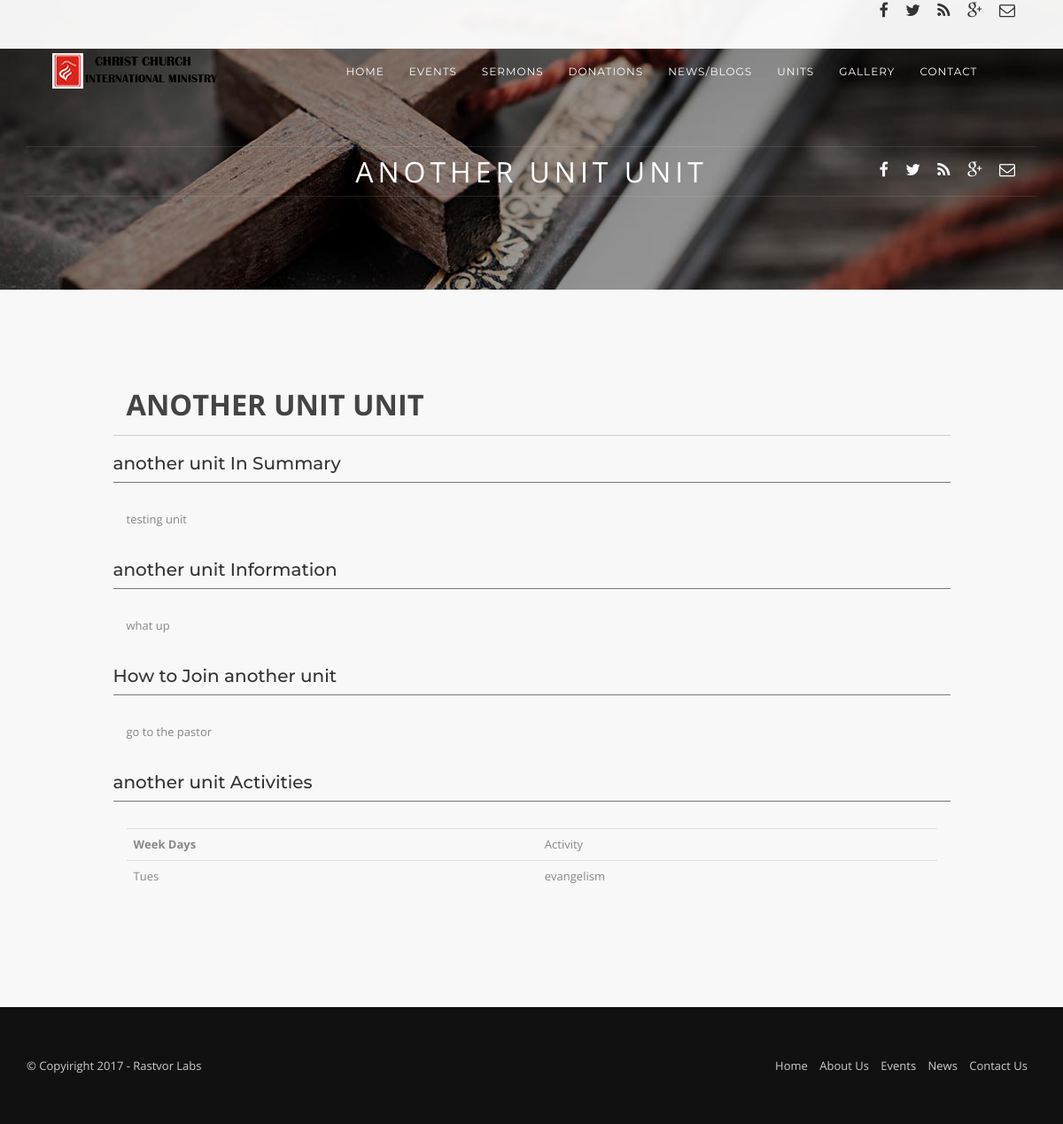
/st/v/unit/3, run on the app's committed database.
### tables this page shows
CREATE TABLE `unit` (
  `ID` int(11) NOT NULL AUTO_INCREMENT,
  `unit_name` varchar(150) NOT NULL,
  `brief_description` varchar(300) NOT NULL,
  `full_description` text NOT NULL,
  `joining_instruction` text NOT NULL,
  `status` tinyint(1) NOT NULL DEFAULT 1,
  PRIMARY KEY (`ID`),
  UNIQUE KEY `unit_name` (`unit_name`)
);

CREATE TABLE `unit_activity` (
  `ID` int(11) NOT NULL AUTO_INCREMENT,
  `activity` varchar(200) NOT NULL,
  `week_day` varchar(50) NOT NULL,
  `unit` int(11) NOT NULL,
  `status` tinyint(1) NOT NULL DEFAULT 1,
  PRIMARY KEY (`ID`)
);

### application/controllers/St.php (called while the page is built, shortened)
<?php
class St extends CI_Controller {
	public function __construct($value='')
	{
		$this->load->helper('url');
		$this->load->helper('string');
		$this->load->database();
		$this->load->library('session');
	}
	public function v($page='index',$param=false)
	{
		$data = array();
		$method = $page.'Data';
		if (method_exists($this, $method)) {
			if ($param) {
				$data=$this->$method($param);
			} else {
				$data=$this->$method();
			}
		}
		$this->load->view('static/'.$page,$data);
	}
	private function unitData($id)
	{
		$query ="select * from unit where id=? and status=1 order by unit_name ";
		$result = $this->db->query($query,array($id));
		$result = $result->result_array();
		$return['unit']= $result[0];
		$query = "select * from unit_activity where unit=? and status=1";
		$result= $this->db->query($query,array($id));
		$result=$result->result_array();
		$return['activities']=$result;
		return $return;
	}
}

### index.php (called while the page is built, shortened)
<?php
require_once BASEPATH.'core/CodeIgniter.php';

### application/views/static/unit.php (the view, shortened to what this page needs)
 <?php include "includes/header_home.php" ?>
        <section id="subheader" data-speed="2" data-type="background">
            <div class="container">
                <div class="row">
                    <div class="col-md-12">
                        <h1><?php echo $unit['unit_name'] ?> Unit</h1>
                    </div>
                </div>
            </div>
        </section>
        <div id="content">
            <div class="container">
                <div class="row">
                    <div class="col-md-10 col-md-offset-1">
                  <div class="article-title"><?php echo $unit['unit_name'] ?> Unit</div>
                  <h3><?php echo $unit['unit_name'] ?> In Summary</h3>
                 <div>
                     <?php echo $unit['brief_description'] ?>
                 </div>
                 <h3><?php echo $unit['unit_name'] ?> Information</h3>
                 <div>
                     <?php echo $unit['full_description'] ?>
                 </div>
                  <h3>How to Join <?php echo $unit['unit_name'] ?></h3>
                  <div>
                      <?php echo $unit['joining_instruction'] ?>
                  </div>
                  <h3><?php echo $unit['unit_name'] ?> Activities</h3>
                       <div>
                           <table class="table">
                           <tr>
                               <th>Week Days</th>
                               <td>Activity</td>
                           </tr>
                           <?php if ($activities): ?>
                               <?php foreach ($activities as $activity): ?>
                                   <tr>
                                       <td><?php echo $activity['week_day'] ?></td>
                                       <td><?php echo $activity['activity'] ?></td>
                                   </tr>
                               <?php endforeach ?>
                           <?php endif ?>
                           </table>
                       </div>
                    </div>
                </div>
            </div>
        </div>
        <footer>
            <div class="container">
                <div class="row">
                    <div class="col-md-6">
                        &copy; Copyiright 2017 - Rastvor Labs
                    </div>
                    <div class="col-md-6">
                        <nav>
                            <ul>
                                <li><a href="#">Home</a></li>
                                <li><a href="#">About Us</a></li>
                                <li><a href="#">Events</a></li>
                                <li><a href="#">News</a></li>
                                <li><a href="#">Contact Us</a></li>
                            </ul>
                        </nav>
                    </div>
                </div>
            </div>
        </footer>
    </div>
</body>
</html>

### css/rev-settings.css (style rules this page uses)
html { overflow-x:hidden; padding: 0 !important; background:#fff; margin:0px !important; }

### css/style.css (style rules this page uses)
body { font-family:"Open Sans", Arial, Helvetica, sans-serif; font-size:13px; line-height:1.7em; margin:0; padding:0; color:#888; background:#fff; text-shadow:none !important; }
#subheader { padding:150px 0 70px 0; background:url(../img/bg-subheader.jpg) top; background-size:cover; background-size:cover; text-align:center; }
#subheader h1 { font-family:"Open Sans", Arial, Helvetica, sans-serif; letter-spacing:5px; text-transform:uppercase; color:#fff; font-weight:400; font-size:32px; text-align:center; margin-bottom:20px; overflow: hidden; text-align: center; border-top:solid 1px rgba(255,255,255,.1); border-bottom:solid 1px rgba(255,255,255,.1); display:block; padding:10px; }
h1,h2 { font-weight:500; color:#333; font-family:"Montserrat" }
h3,h4,h5,h6 { font-weight:lighter;; color:#333; font-family:"Montserrat" }
h1 { font-size:28px; margin:0; margin-bottom:20px; letter-spacing:-1px; }
h3 { font-size:20px; }
a { color:#8ec92f; text-decoration:none; outline:none !important; }
#content { padding:80px 0 80px 0; background:#f8f8f8; }
section { overflow:hidden; padding:60px 0 60px 0; background:#fff; }
h3 { font-weight:500; margin-bottom:20px; }
footer { background:#111111; color:#ccc; padding:40px 0 40px 0; }
footer a { color:#ccc; }
footer ul { margin:0; padding:0; float:right; }
footer li { display:inline; padding:0 10px 0 0; }
.article-title { font-weight: bolder; color: #444; font-size: 2.5em; border-bottom: solid #ccc thin; padding-bottom: 15px; text-transform: uppercase; margin-bottom: 10px; line-height: 1.2em; }

### application/views/static/unit.php (style rules this page uses)
h3 { margin-bottom: 15px; padding-bottom: 10px; border-bottom: solid thin #777; }
.row div { padding: 15px; }

### data on the page
unit: unit_name "ANOTHER UNIT", unit_name "another unit", brief_description "testing unit", full_description "what up", joining_instruction "go to the pastor"
unit_activity: week_day "Tues", activity "evangelism"
